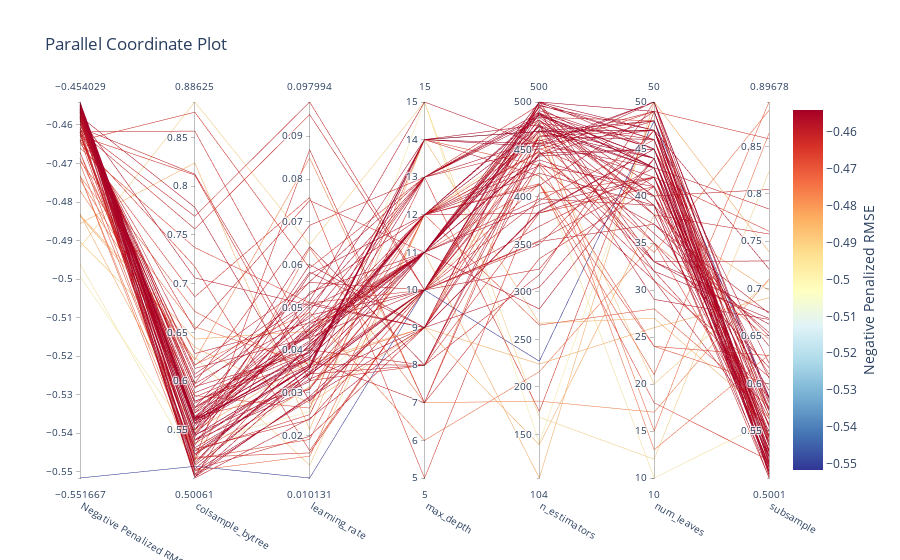

Source (notebook cell):
### Markdown cell above
## 3.4 Quick Demo for Regressor Tuning

### Code cell
from sklearn.datasets import (
    fetch_california_housing
)
california = fetch_california_housing()
X_housing = pd.DataFrame(california.data, columns=california.feature_names)
X_housing = PreProcessor.mlflow_input_prep(X_housing)

y_housing = california.target
X_train_full_housing, X_test_housing, y_train_full_housing, y_test_housing = train_test_split(X_housing, y_housing, test_size=0.2, random_state=42)
# Define the hyperparameter search ranges
lgb_param_ranges = {
    'learning_rate': (0.01, 0.1),  
    'n_estimators': (100, 500),   
    'num_leaves': (10, 50),
    'max_depth': (5, 15),
    'colsample_bytree': (0.5, 0.9),
    'subsample': (0.5, 0.9)
}
# tune the regressor
best_lgb_rgs = ML_PIPELINE.tune(X_train_full_housing, y_train_full_housing, 
                          algorithm=lgb.LGBMRegressor, 
                          preprocessor=PreProcessor(),
                          param_ranges=lgb_param_ranges,  
                          max_evals=100,
                          patience=10,  
                          n_startup_trials=10,
                          verbose=-1,
                          cv=3,
                          cv_variance_penalty=0.1,
                          log_best_model=False)
